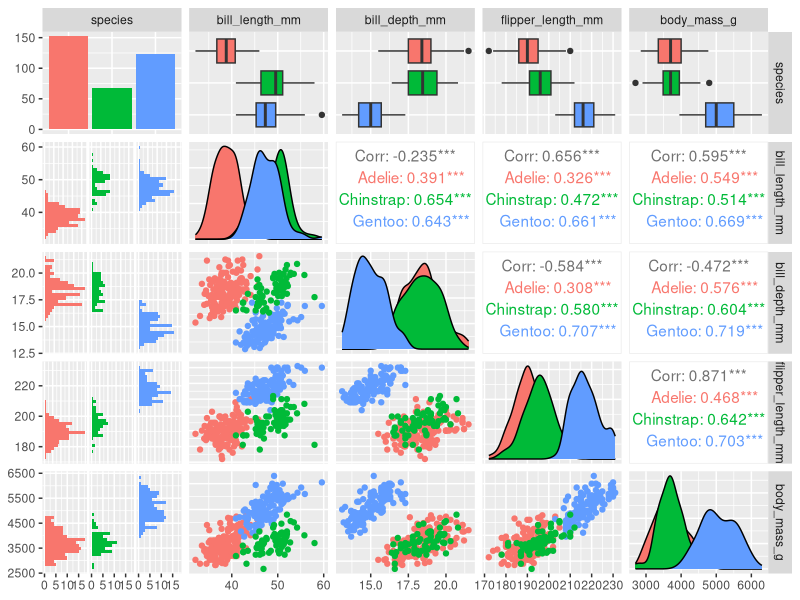
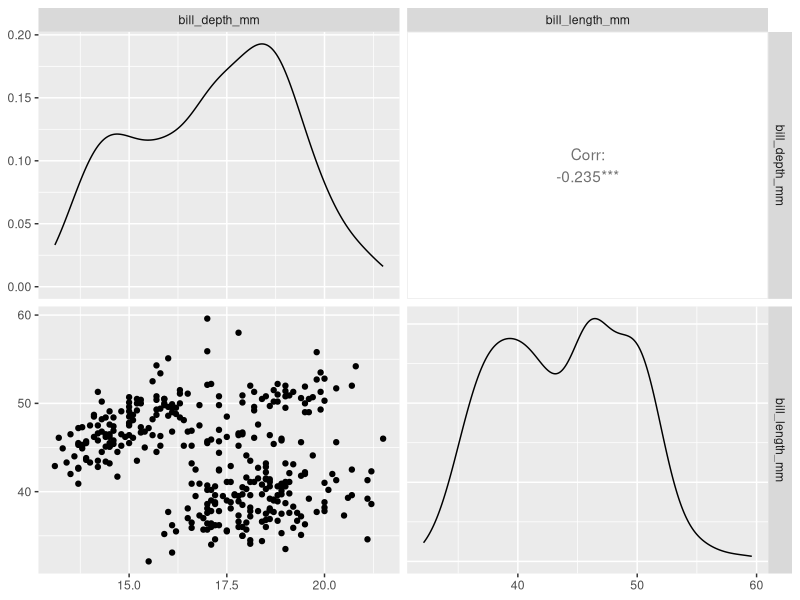
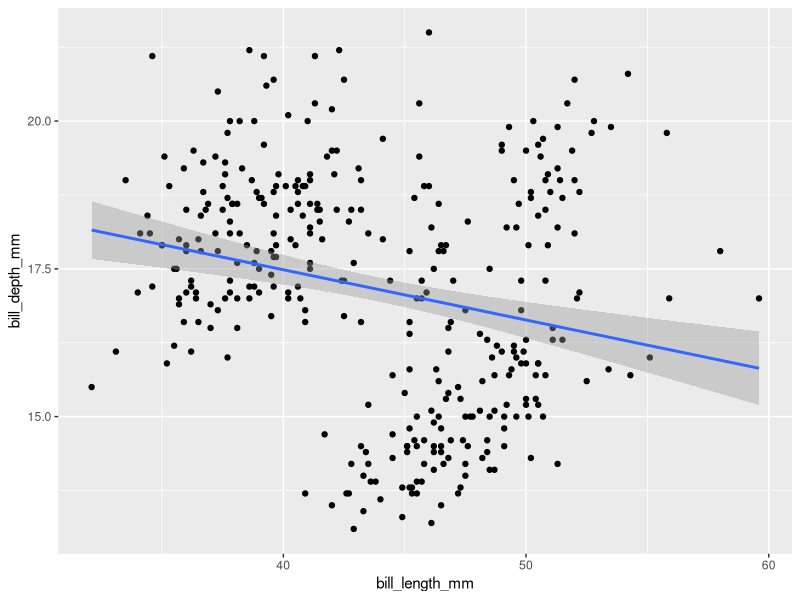
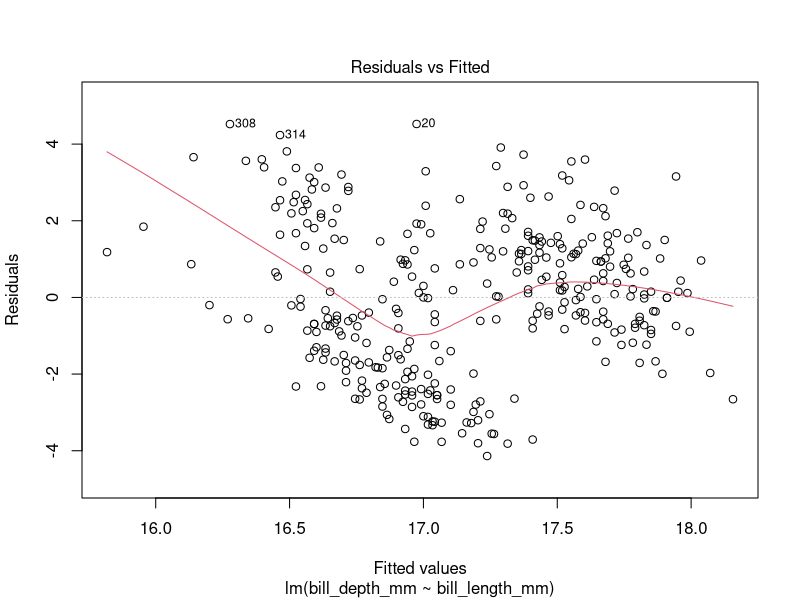
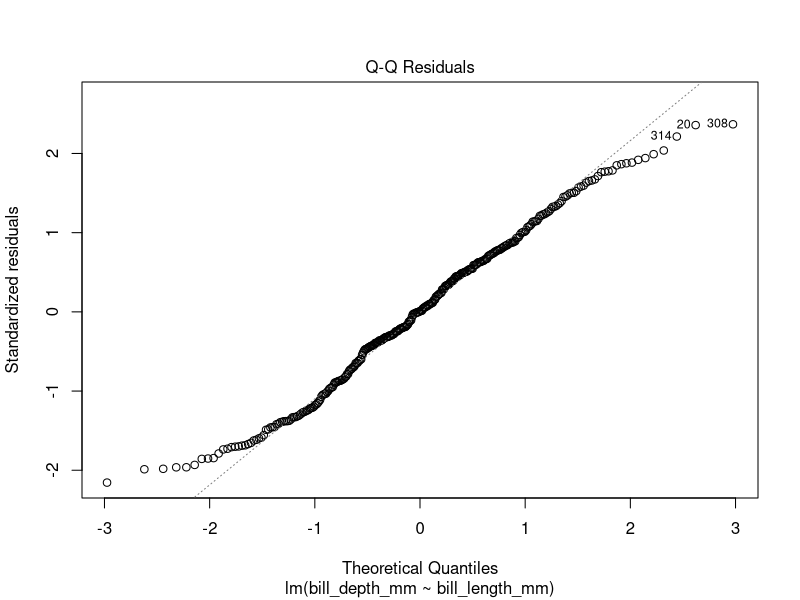
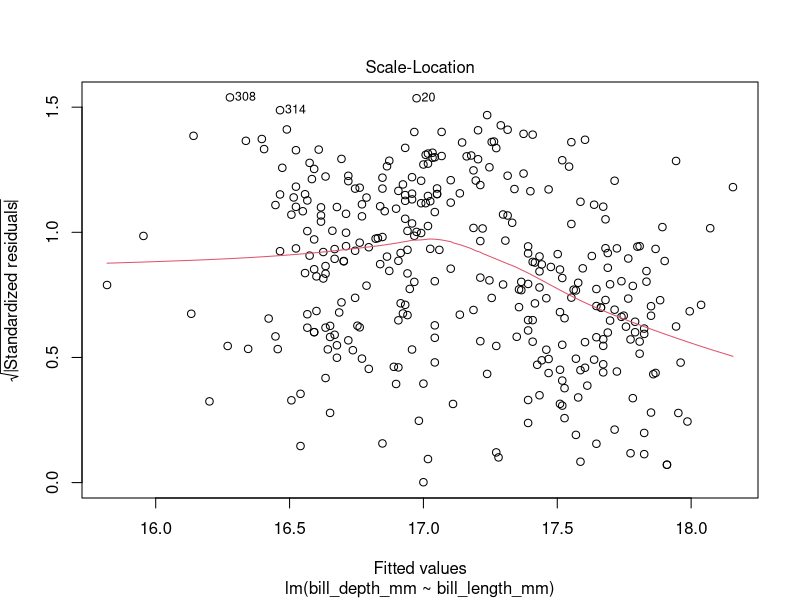
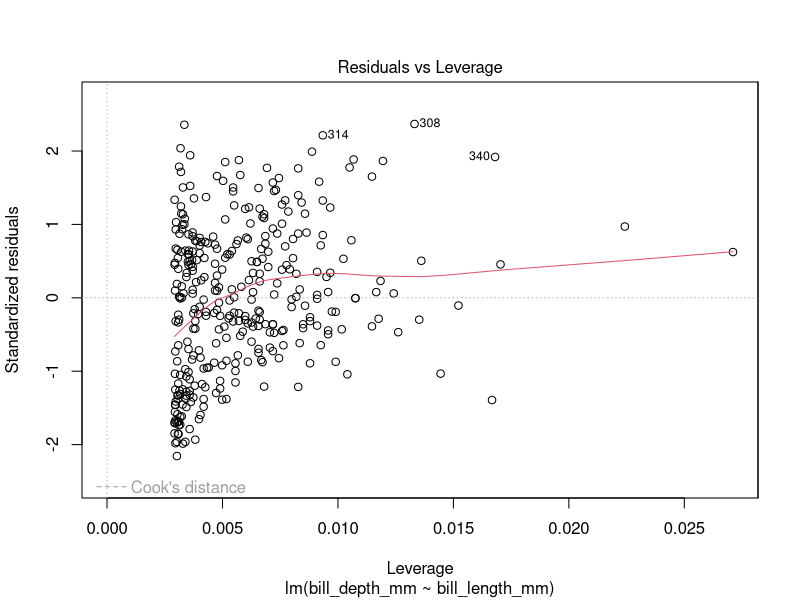
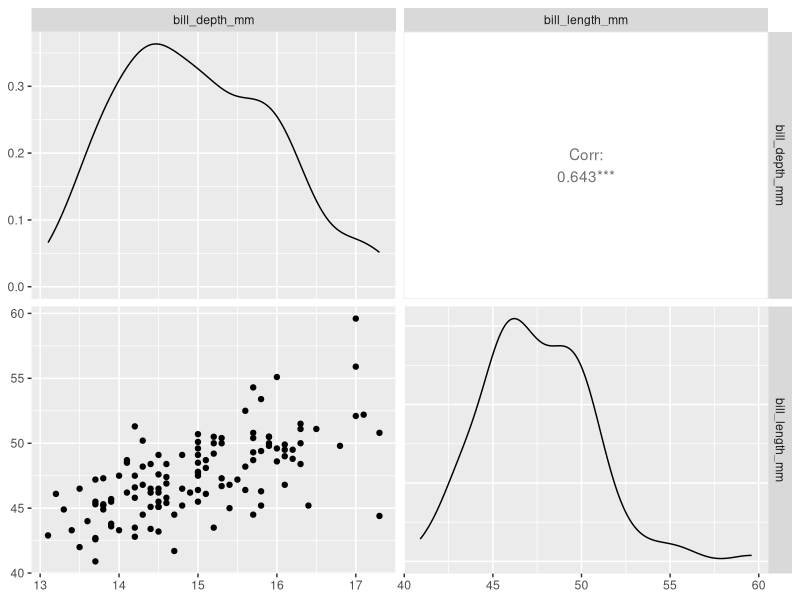

Write the R code that produced these figures, in order.
# Haley Durbin
# 2023-02-23

library(tidyverse)
library(palmerpenguins)
library(GGally) # ggPairs()
library(broom)

####### Linear Regression

head(penguins)

penguins %>%
  select(species, bill_length_mm, bill_depth_mm, flipper_length_mm, body_mass_g) %>%
  GGally::ggpairs(aes(color = species))

penguins %>% 
  select(bill_depth_mm, bill_length_mm) %>%
  GGally::ggpairs()

lm_1 = lm(bill_depth_mm ~ bill_length_mm, data=penguins)
summary(lm_1)

ggplot(data=penguins, aes(x = bill_length_mm, y = bill_depth_mm)) +
  geom_point() +
  geom_smooth(method = "lm")

class(lm_1)
plot(lm_1) #no esta bien

gentoo = penguins %>% 
  filter(species=="Gentoo")

gentoo %>% 
  select(bill_depth_mm, bill_length_mm) %>%
  GGally::ggpairs() 

lm_2 = lm(bill_depth_mm ~ bill_length_mm, data=gentoo)
summary(lm_2)

ggplot(data=gentoo, aes(x = bill_length_mm, y = bill_depth_mm)) +
  geom_point() +
  geom_smooth(method = "lm") +
  theme_bw()

#better version of what is above
ggplot(data=penguins) +
  geom_point(aes(x=bill_length_mm, y=bill_depth_mm, color=species)) +
  geom_smooth(aes(x=bill_length_mm, y=bill_depth_mm, color=species), method = "lm") +
  geom_smooth(data=penguins, aes(x=bill_length_mm, y=bill_depth_mm), method = "lm", color="black")

##### Excersice 5.1

ggplot(data=gentoo) +
  geom_point(aes(x=bill_length_mm, y=flipper_length_mm, color=species))+
  geom_smooth(aes(x=bill_length_mm, y=flipper_length_mm, color=species), method = "lm") +
  geom_smooth(data=gentoo, aes(x=bill_length_mm, y=flipper_length_mm), method = "lm", color="black")
